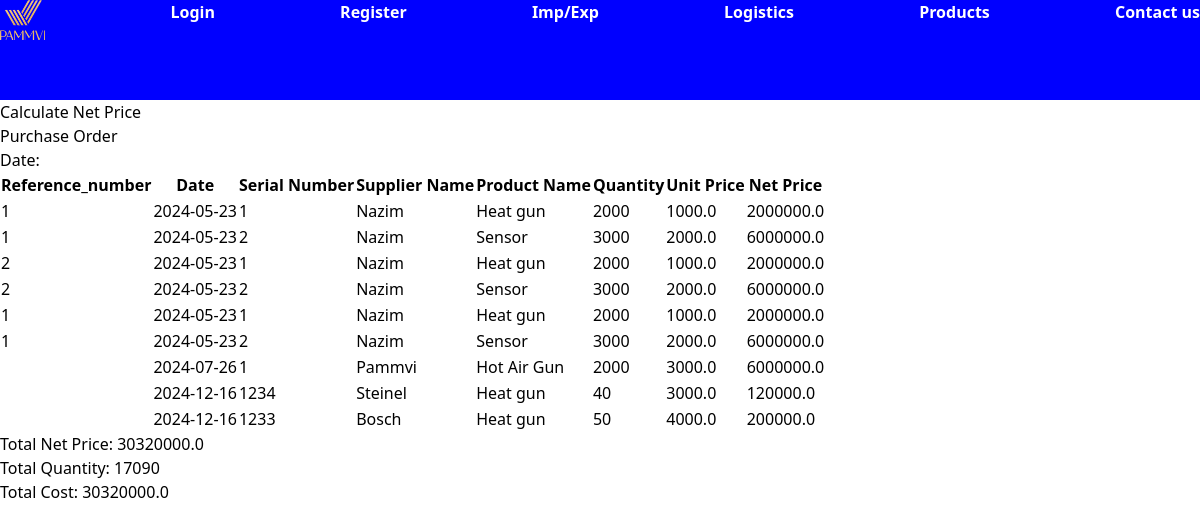
Page /calculate_net_price/calculate_net_price on the earlier database version.
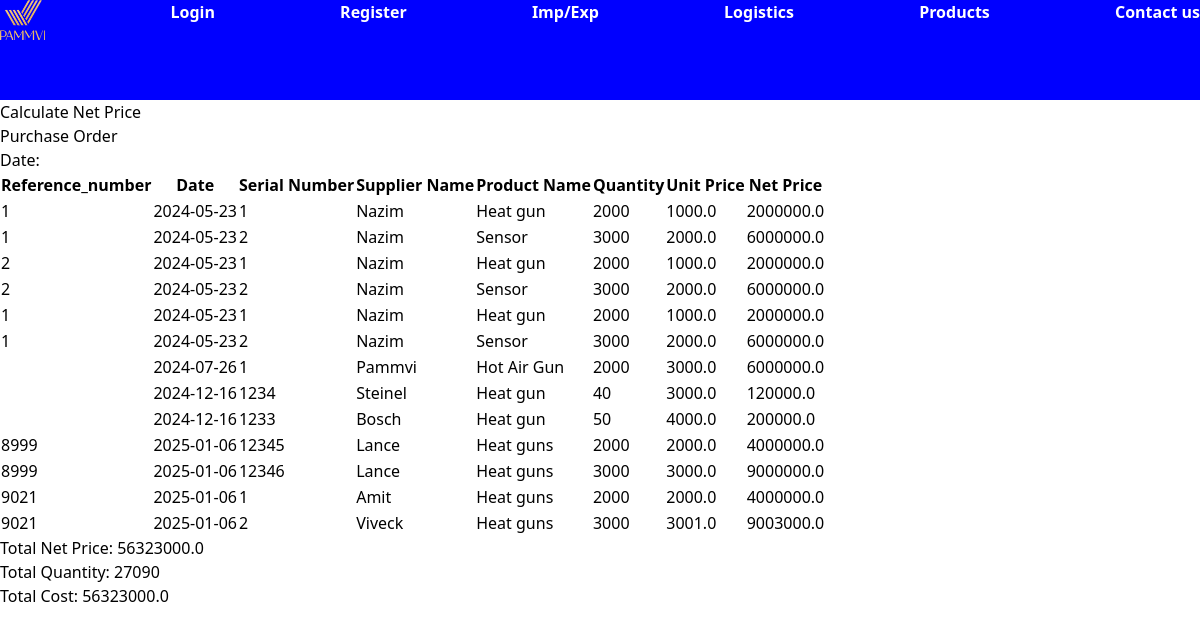
Same page on the later database version.
### my_project/models.py (models this page shows, shortened)
class PurchaseOrder(db.Model):
    __tablename__ = 'purchase_order'
    reference_num = db.Column(db.String(50), nullable=False, primary_key=True)
    order_id = db.Column(db.Integer, primary_key=True)
    date = db.Column(db.Date)  # Added date column
    serial_number = db.Column(db.Integer, nullable=False)
    ean_code = db.Column(db.String(50), nullable=False)
    supplier_id = db.Column(db.Integer, db.ForeignKey('supplier.supplier_id'))
    product_id = db.Column(db.Integer, db.ForeignKey('products.id'))  # Foreign key to Products
    qty = db.Column(db.Integer, nullable=False)
    unit_price = db.Column(db.Float, nullable=False)
    product_name = db.Column(db.String(50), nullable=False)
    color = db.Column(db.String(20), nullable=False)
    power = db.Column(db.String(20), nullable=False)
    label = db.Column(db.String(20), nullable=False)
    packing = db.Column(db.String(20), nullable=False)
    supplier_name = db.Column(db.String(50), nullable=False)
    supplier_address = db.Column(db.String(255), nullable=False)

### my_project/purchase_order/views.py (the view)
@calculate_net_price_blueprint.route('/calculate_net_price', methods=['POST', 'GET'])
def calculate_net_price():
    purchase_orders = PurchaseOrder.query.all()
    total_net_price = 0
    total_quantity = 0
    for purchase_order in purchase_orders:
        purchase_order.net_price = purchase_order.qty * purchase_order.unit_price
        total_net_price += purchase_order.net_price
        total_quantity += purchase_order.qty
    total_cost = total_net_price
    return render_template("calculate_net_price.html", purchase_orders=purchase_orders,
                           total_net_price=total_net_price, total_quantity=total_quantity, total_cost=total_cost)

### my_project/purchase_order/templates/purchase_order/calculate_net_price.html (shortened to what this page needs)
{% extends "base.html" %}
{% block content %}
<a >Calculate Net Price</a>
    <h1>Purchase Order</h1>
    <p>Date: {{purchase_orders.date}}</p>
    <table>
        <thead>
            <tr>
                <th>Reference_number</th>
                <th>Date</th>
                <th>Serial Number</th>
                <th>Supplier Name</th>
                <th>Product Name</th>
                <th>Quantity</th>
                <th>Unit Price</th>
                <th>Net Price</th>
            </tr>
        </thead>
        <tbody>
            {% for order in purchase_orders%}
            <tr>
                <td>{{ order.reference_num}}</td>
                <td>{{ order.date }}</td>
                <td>{{ order.serial_number }}</td>
                <td>{{ order.supplier_name }}</td>
                <td>{{ order.product_name }}</td>
                <td>{{ order.qty }}</td>
                <td>{{ order.unit_price }}</td>
                <td>{{ order.net_price }}</td>
            </tr>
            {% endfor %}
        </tbody>
    </table>
    <p>Total Net Price: {{ total_net_price }}</p>
    <p>Total Quantity: {{ total_quantity }}</p>
    <p>Total Cost: {{ total_cost }}</p>
</body>
{% endblock %}

### my_project/templates/base.html (shortened to what this page needs)
<!DOCTYPE html>
<html lang="en">
<head>
    <link href="https://cdn.jsdelivr.net/npm/tailwindcss@2.2.19/dist/tailwind.min.css" rel="stylesheet">
    <link rel="stylesheet" href="{{ url_for('static', filename='style1.css') }}">
</head>
<body class="bg-custom">
<div class="navbar">
    <div class="logo">
        <img src="/static/images/logo.png" alt="Pammvi Exports">
    </div>
    {% if current_user.is_authenticated%}
    <div>
        <a class="nav-link" href="{{url_for('logout')}}">Logout</a>
    </div>
    {% else %}
    <div class="Login">
        <a class="nav-link" href="{{url_for('login')}}">Login</a>
    </div>
    <div class="Register">
        <a class="nav-link" href="{{url_for('register')}}">Register</a>
    </div>
    {%endif%}
    <div class="dropdown">
        <a class="navtext">Imp/Exp</a>
    </div>
    <div class="Logistics">
        <button class="navtext">Logistics</button>
    </div>
    <div class="Products">
        <button class="navtext">Products</button>
    </div>
    <div>
        <a class="navtext" href="#">Contact us</a>
    </div>
</div>
<div class="main-content">
    {% block content %}
    {% endblock %}
</body>
</html>

### my_project/static/style1.css (style rules this page uses)
.navbar { height: 100px; display: flex; flex-direction: row; flex-wrap: wrap; background-color: blue; justify-content: space-between; }
.nav-link { color: white; font-weight: bold; text-decoration: none; margin-right: 0px; }
.navtext { color: white; font-weight: bold; text-decoration: none; margin-right: 0px; }
.logo img { max-height: 40px; }
.dropdown { position: relative; display: inline-block; }
.bg-custom { background-image: url('/static/images/images.webp'); background-size: cover; background-position: center; }
img { width: 100%; height: auto; }

Differences in the rows shown:
added PurchaseOrder: reference_num "8999", date "2025-01-06", serial_number "12345", supplier_name "Lance", product_name "Heat guns", qty "2000", unit_price "2000.0", net_price "4000000.0"
added PurchaseOrder: reference_num "8999", date "2025-01-06", serial_number "12346", supplier_name "Lance", product_name "Heat guns", qty "3000", unit_price "3000.0", net_price "9000000.0"
added PurchaseOrder: reference_num "9021", date "2025-01-06", serial_number "1", supplier_name "Amit", product_name "Heat guns", qty "2000", unit_price "2000.0", net_price "4000000.0"
added PurchaseOrder: reference_num "9021", date "2025-01-06", serial_number "2", supplier_name "Viveck", product_name "Heat guns", qty "3000", unit_price "3001.0", net_price "9003000.0"
Other differences:
{{ total_net_price }}: "30320000.0" → "56323000.0"
{{ total_quantity }}: "17090" → "27090"
{{ total_cost }}: "30320000.0" → "56323000.0"
